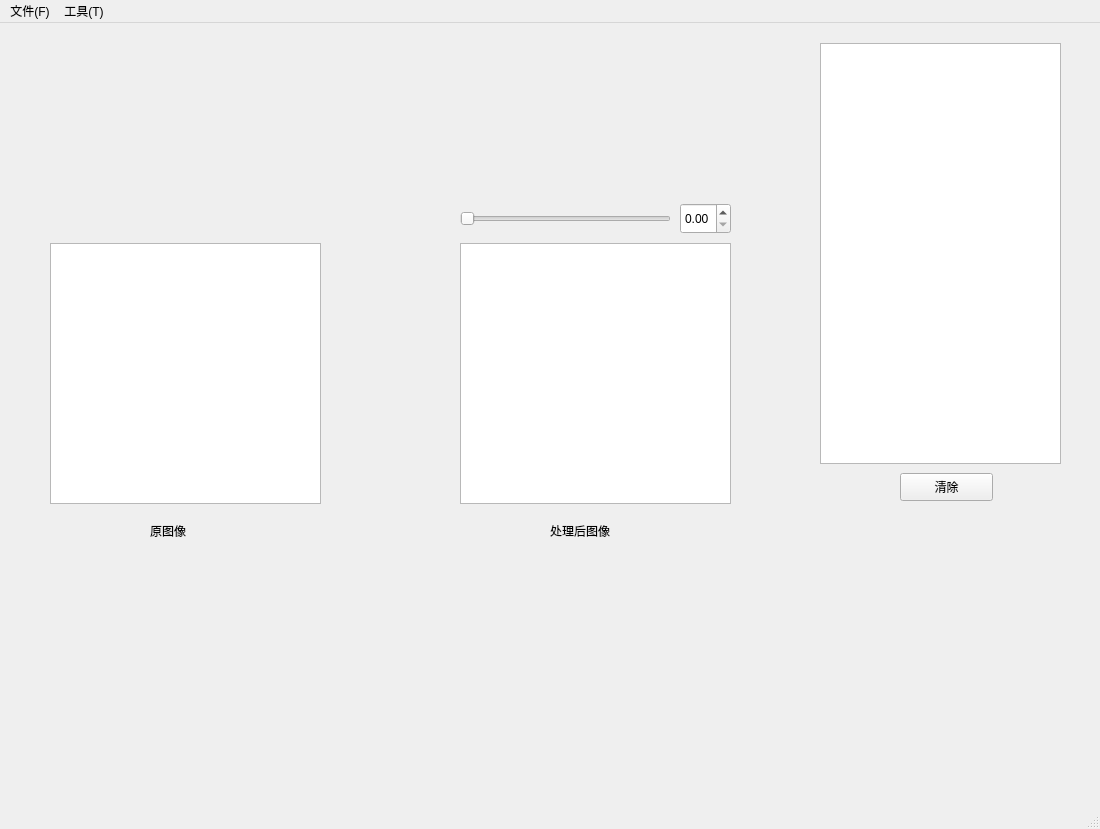
<?xml version="1.0" encoding="UTF-8"?>
<ui version="4.0">
 <class>MainWindow</class>
 <widget class="QMainWindow" name="MainWindow">
  <property name="geometry">
   <rect>
    <x>0</x>
    <y>0</y>
    <width>1100</width>
    <height>829</height>
   </rect>
  </property>
  <property name="windowTitle">
   <string>王颜婷2020060903026</string>
  </property>
  <widget class="QWidget" name="centralwidget">
   <widget class="QLabel" name="textLabel1">
    <property name="geometry">
     <rect>
      <x>150</x>
      <y>500</y>
      <width>61</width>
      <height>16</height>
     </rect>
    </property>
    <property name="text">
     <string>原图像</string>
    </property>
   </widget>
   <widget class="QListView" name="HistoricalOprations_ListView">
    <property name="geometry">
     <rect>
      <x>820</x>
      <y>20</y>
      <width>241</width>
      <height>421</height>
     </rect>
    </property>
   </widget>
   <widget class="QGraphicsView" name="labelCapture">
    <property name="geometry">
     <rect>
      <x>50</x>
      <y>220</y>
      <width>271</width>
      <height>261</height>
     </rect>
    </property>
   </widget>
   <widget class="QGraphicsView" name="processing_Image">
    <property name="geometry">
     <rect>
      <x>460</x>
      <y>220</y>
      <width>271</width>
      <height>261</height>
     </rect>
    </property>
   </widget>
   <widget class="QLabel" name="textLabel2">
    <property name="geometry">
     <rect>
      <x>550</x>
      <y>500</y>
      <width>91</width>
      <height>16</height>
     </rect>
    </property>
    <property name="text">
     <string>处理后图像</string>
    </property>
   </widget>
   <widget class="QSlider" name="horizontalSlider">
    <property name="geometry">
     <rect>
      <x>460</x>
      <y>180</y>
      <width>211</width>
      <height>31</height>
     </rect>
    </property>
    <property name="maximum">
     <number>50</number>
    </property>
    <property name="singleStep">
     <number>1</number>
    </property>
    <property name="orientation">
     <enum>Qt::Horizontal</enum>
    </property>
   </widget>
   <widget class="QDoubleSpinBox" name="doubleSpinBox">
    <property name="geometry">
     <rect>
      <x>680</x>
      <y>180</y>
      <width>51</width>
      <height>31</height>
     </rect>
    </property>
    <property name="maximum">
     <double>50.000000000000000</double>
    </property>
   </widget>
   <widget class="QPushButton" name="clearButton">
    <property name="geometry">
     <rect>
      <x>900</x>
      <y>450</y>
      <width>93</width>
      <height>28</height>
     </rect>
    </property>
    <property name="text">
     <string>清除</string>
    </property>
   </widget>
  </widget>
  <widget class="QMenuBar" name="menubar">
   <property name="geometry">
    <rect>
     <x>0</x>
     <y>0</y>
     <width>1100</width>
     <height>26</height>
    </rect>
   </property>
   <widget class="QMenu" name="menuFile">
    <property name="title">
     <string>文件(F)</string>
    </property>
    <addaction name="actionOpen"/>
    <addaction name="actionSave"/>
   </widget>
   <widget class="QMenu" name="menuTool">
    <property name="title">
     <string>工具(T)</string>
    </property>
    <widget class="QMenu" name="noise">
     <property name="title">
      <string>噪声</string>
     </property>
     <addaction name="actionGauss_noise"/>
     <addaction name="actionPepper_noise"/>
    </widget>
    <widget class="QMenu" name="Color">
     <property name="title">
      <string>颜色处理</string>
     </property>
     <addaction name="action2Gray"/>
    </widget>
    <widget class="QMenu" name="menuEnhancement">
     <property name="title">
      <string>增强</string>
     </property>
     <addaction name="actionHist"/>
     <addaction name="actionLog"/>
    </widget>
    <addaction name="actionRecover"/>
    <addaction name="noise"/>
    <addaction name="menuEnhancement"/>
    <addaction name="Color"/>
    <addaction name="actionBlur"/>
   </widget>
   <addaction name="menuFile"/>
   <addaction name="menuTool"/>
  </widget>
  <widget class="QStatusBar" name="statusbar"/>
  <action name="actionOpen">
   <property name="text">
    <string>打开(O)</string>
   </property>
  </action>
  <action name="actionSave">
   <property name="text">
    <string>保存(S)</string>
   </property>
  </action>
  <action name="actionGauss_noise">
   <property name="text">
    <string>高斯噪声</string>
   </property>
  </action>
  <action name="actionPepper_noise">
   <property name="text">
    <string>椒盐噪声</string>
   </property>
  </action>
  <action name="actionbox_filter">
   <property name="text">
    <string>盒式滤波</string>
   </property>
  </action>
  <action name="actionclearMenu">
   <property name="text">
    <string>清除</string>
   </property>
  </action>
  <action name="actionRecover">
   <property name="text">
    <string>恢复</string>
   </property>
  </action>
  <action name="action2Gray">
   <property name="text">
    <string>灰度化</string>
   </property>
  </action>
  <action name="action2RGB">
   <property name="text">
    <string>彩色化</string>
   </property>
  </action>
  <action name="actionBlur">
   <property name="text">
    <string>模糊</string>
   </property>
  </action>
  <action name="actionHist">
   <property name="text">
    <string>直方图增强</string>
   </property>
  </action>
  <action name="actionLog">
   <property name="text">
    <string>对数增强</string>
   </property>
  </action>
 </widget>
 <resources/>
 <connections/>
</ui>
